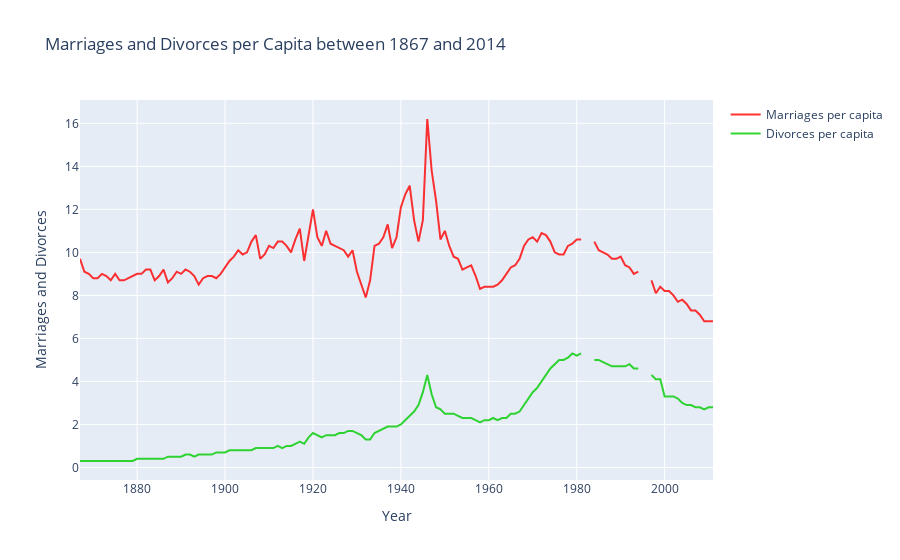

Notebook code for this chart:
### Code cell
# Creating trace1 for the green marriages
trace1 = go.Scatter(
                    x = marriages.Year, # axis 0 = x = column Year
                    y = marriages.Marriages_per_1000,  # axis 1 = y = column Marriages_per_1000
                    mode = "lines",    #line type
                    name = "Marriages per capita", 
                    marker = dict(color = 'rgba(255, 0, 0, 0.8)'),
                    text= marriages.Marriages_per_1000)

# Creating trace2 for the purple line for divorces
trace2 = go.Scatter(
                    x = marriages.Year, 
                    y = marriages.Divorces_per_1000,  
                    mode = "lines",
                    name = "Divorces per capita",
                    marker = dict(color = 'rgba(0, 204, 0, 0.8)'),
                    text= marriages.Divorces_per_1000)

#new list made of the two traces/plots created
data = [trace1, trace2]

#define layout in dictionary format, starting with title, x axis name
layout = dict(title = 'Marriages and Divorces per Capita between 1867 and 2014',
              xaxis= dict(title= 'Year',ticklen= 10,zeroline= False),            
              yaxis= dict(title= 'Marriages and Divorces',ticklen= 10,zeroline= False) 
             )

fig = dict(data = data, layout = layout)  #variable fig which is a dictionary where data = the list of 2 traces, and layout = layout
iplot(fig)

### Figure 1 — Plotly figure (JSON) as saved in the notebook; plotly's stock layout.template omitted (floating-point values rounded to 4 significant figures; data arrays with more than 128 entries replaced by an {"elided": "..."} marker saying what was removed)
{"data": [{"marker": {"color": "rgba(255, 0, 0, 0.8)"}, "mode": "lines", "name": "Marriages per capita", "text": {"elided": "145 float values"}, "type": "scatter", "x": {"elided": "145 int values"}, "y": {"elided": "145 float values"}}, {"marker": {"color": "rgba(0, 204, 0, 0.8)"}, "mode": "lines", "name": "Divorces per capita", "text": {"elided": "145 float values"}, "type": "scatter", "x": {"elided": "145 int values"}, "y": {"elided": "145 float values"}}], "layout": {"title": {"text": "Marriages and Divorces per Capita between 1867 and 2014"}, "xaxis": {"ticklen": 10, "title": {"text": "Year"}, "zeroline": false}, "yaxis": {"ticklen": 10, "title": {"text": "Marriages and Divorces"}, "zeroline": false}}}
